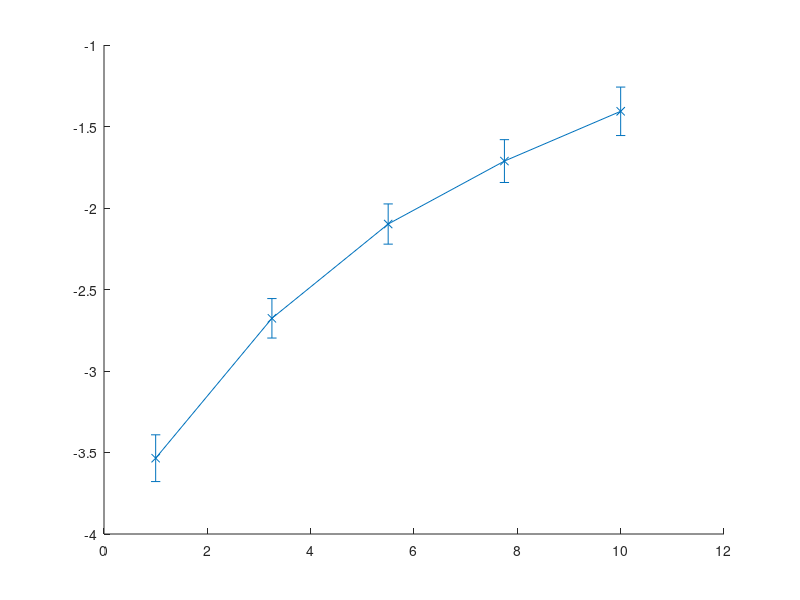

The MATLAB script that drew this image: (Note: this script raises an error after producing the figure.)
% Ryland Ross June 2024
% Code to graphicaly compare the calculated ground state for 2 bosons on 2
% site Bose Hubbard to the values from Julia QMC
%% Theoretical calculated
clc; clear all; close all

% Define the values of U
U_values = linspace(1, 10, 5);
% Define J
J = 2; %Set to 2 to account for double counting in 2 site situation
% Initialize an array to store the theoretical values
Theoretical_values = zeros(1, length(U_values));

% Calculate the theoretical values for each U
for i = 1:length(U_values)
    U = U_values(i);
    Theoretical_values(i) = (1/2) * (U - sqrt(16*J^2 + U^2));
end

% Display the results
disp('U values:');
disp(U_values);
disp('Theoretical values:');
disp(Theoretical_values);

%% Experimental (QMC code) values
%For U = 1
KE1  = [-3.77450000000000018829
-3.95800000000000018474
-3.92949999999999999289
-4.16800000000000014921
-3.83199999999999985079
-3.83650000000000002132
-4.12950000000000017053
-3.89349999999999996092
-3.96300000000000007816
-3.80849999999999999645
-4.10700000000000020606
-3.83749999999999991118
-3.95049999999999990052
-3.80500000000000015987
-3.96300000000000007816
-4.09299999999999997158
-4.01750000000000007105
-3.93699999999999983302
-4.01349999999999962341
-3.86149999999999993250
-3.96950000000000002842
-3.97299999999999986500
-4.13799999999999990052
-3.90750000000000019540
-4.02400000000000002132
-3.96550000000000002487
-3.99049999999999993605
-3.98150000000000003908
-3.99049999999999993605
-4.03599999999999958789
-4.25549999999999961631
-3.89749999999999996447
-4.02149999999999963052
-4.12999999999999989342
-3.93900000000000005684
-4.11399999999999987921
-4.08399999999999963052
-3.96950000000000002842
-3.92050000000000009592
-4.01449999999999995737
-3.80949999999999988631
-4.22799999999999975842
-3.85650000000000003908
-3.92600000000000015632
-4.29849999999999976552
-4.15449999999999963762
-3.80049999999999998934
-3.93599999999999994316
-3.87999999999999989342
-4.08849999999999980105
-4.12549999999999972289
-3.85150000000000014566
-3.97449999999999992184
-3.79999999999999982236
-3.84200000000000008171
-4.00349999999999983658
-4.10500000000000042633
-4.18499999999999960920
-4.07399999999999984368
-3.66800000000000014921
-4.10500000000000042633
-3.87849999999999983658
-4.20399999999999973710
-3.94749999999999978684
-3.97100000000000008527
-3.83899999999999996803
-4.05100000000000015632
-3.94050000000000011369
-4.03000000000000024869
-3.90850000000000008527
-3.88700000000000001066
-4.27249999999999996447
-3.85099999999999997868
-4.03049999999999997158
-3.97599999999999997868
-3.73749999999999982236
-3.76900000000000012790
-4.03650000000000019895
-4.03549999999999986500
-3.69300000000000006040
-4.02050000000000018474
-3.92450000000000009948
-4.06649999999999955946
-3.74800000000000022027
-3.79649999999999998579
-3.86450000000000004619
-4.12650000000000005684
-4.14599999999999990763
-4.00349999999999983658
-4.31250000000000000000
-4.26999999999999957367
-4.08950000000000013500
-4.05199999999999960210
-4.16999999999999992895
-3.97650000000000014566
-3.76350000000000006750
-3.71550000000000002487
-3.80500000000000015987
-3.99299999999999988276
-3.76200000000000001066
];
PE1 = [0.43359999999999998543
0.44169999999999998153
0.43619999999999997664
0.43959999999999999076
0.43309999999999998499
0.44000000000000000222
0.44779999999999997584
0.44150000000000000355
0.42940000000000000391
0.43719999999999997753
0.44219999999999998197
0.44690000000000001945
0.43030000000000001581
0.44429999999999997273
0.43469999999999997531
0.44100000000000000311
0.44259999999999999343
0.43020000000000002682
0.42899999999999999245
0.44759999999999999787
0.44509999999999999565
0.43540000000000000924
0.44080000000000002514
0.43890000000000001235
0.43290000000000000702
0.43559999999999998721
0.44879999999999997673
0.44130000000000002558
0.43930000000000002380
0.44790000000000002034
0.44009999999999999121
0.43169999999999997264
0.44309999999999999387
0.44409999999999999476
0.45169999999999999041
0.45760000000000000675
0.42599999999999998979
0.44519999999999998463
0.43850000000000000089
0.44000000000000000222
0.44140000000000001457
0.43269999999999997353
0.43609999999999998765
0.44040000000000001368
0.46439999999999997948
0.45540000000000002700
0.44230000000000002647
0.43290000000000000702
0.44050000000000000266
0.45150000000000001243
0.44550000000000000711
0.43490000000000000879
0.43599999999999999867
0.42880000000000001448
0.45119999999999998996
0.45519999999999999352
0.43830000000000002292
0.44779999999999997584
0.44679999999999997495
0.43330000000000001847
0.43750000000000000000
0.44609999999999999654
0.45369999999999999218
0.43109999999999998321
0.43859999999999998987
0.45650000000000001688
0.44629999999999997451
0.44409999999999999476
0.44379999999999997229
0.43349999999999999645
0.44979999999999997762
0.42859999999999998099
0.43680000000000002158
0.43880000000000002336
0.44650000000000000799
0.43840000000000001190
0.43549999999999999822
0.42980000000000001537
0.44009999999999999121
0.43609999999999998765
0.44300000000000000488
0.44550000000000000711
0.44490000000000001767
0.43680000000000002158
0.43369999999999997442
0.44629999999999997451
0.44700000000000000844
0.43759999999999998899
0.43809999999999998943
0.45010000000000000009
0.43190000000000000613
0.44490000000000001767
0.44779999999999997584
0.45500000000000001554
0.43280000000000001803
0.43430000000000001936
0.44219999999999998197
0.43330000000000001847
0.44809999999999999831
0.43109999999999998321
];
KE1avg = mean(KE1); 
PE1avg = mean(PE1);
sum1 = KE1avg + PE1avg;

%U = 3.25
KE2  = [-3.53399999999999980815
-3.53149999999999986144
-3.71950000000000002842
-3.73249999999999992895
-3.68500000000000005329
-3.47149999999999980815
-3.54850000000000020961
-3.68500000000000005329
-3.69099999999999983658
-3.90450000000000008171
-3.59050000000000002487
-3.61500000000000021316
-3.43949999999999977973
-3.77450000000000018829
-3.87049999999999982947
-3.66250000000000008882
-3.63450000000000006395
-3.78049999999999997158
-3.52099999999999990763
-3.84399999999999986144
-3.73200000000000020606
-3.61450000000000004619
-3.57750000000000012434
-3.88350000000000017408
-3.64000000000000012434
-3.57549999999999990052
-3.61500000000000021316
-4.04049999999999975842
-3.79300000000000014921
-3.83999999999999985789
-3.74250000000000015987
-3.76799999999999979394
-3.58099999999999996092
-3.79099999999999992539
-3.79649999999999998579
-3.65549999999999997158
-3.78200000000000002842
-3.82500000000000017764
-3.68100000000000004974
-3.62800000000000011369
-3.79400000000000003908
-3.63799999999999990052
-3.69749999999999978684
-3.69300000000000006040
-3.82149999999999989697
-3.63899999999999979039
-3.66800000000000014921
-3.79499999999999992895
-3.94649999999999989697
-3.87849999999999983658
-3.50749999999999984013
-3.83099999999999996092
-3.72999999999999998224
-3.75749999999999984013
-3.72049999999999991829
-3.73850000000000015632
-3.73249999999999992895
-3.72149999999999980815
-3.61100000000000020961
-3.72549999999999981171
-3.62500000000000000000
-3.89650000000000007461
-3.73249999999999992895
-3.75000000000000000000
-3.54150000000000009237
-3.88200000000000011724
-3.48649999999999993250
-3.82050000000000000711
-3.57350000000000012079
-3.83650000000000002132
-3.61350000000000015632
-3.52199999999999979750
-3.78350000000000008527
-3.86549999999999993605
-3.64400000000000012790
-3.57450000000000001066
-3.68299999999999982947
-3.72949999999999981526
-3.86450000000000004619
-3.61649999999999982592
-3.77199999999999979750
-3.66500000000000003553
-3.57299999999999995381
-3.77899999999999991473
-3.84299999999999997158
-3.71200000000000018829
-3.76100000000000012079
-3.67350000000000020961
-3.59549999999999991829
-3.60950000000000015277
-3.96899999999999986144
-3.59149999999999991473
-3.59750000000000014211
-3.80100000000000015632
-3.68849999999999988987
-3.72000000000000019540
-3.59750000000000014211
-3.71550000000000002487
-3.70250000000000012434
-3.56300000000000016698
];
PE2 = [0.99352499999999999147
0.97857499999999997264
1.01465000000000005187
1.02829999999999999183
1.02374999999999993783
1.00587500000000007461
1.01009999999999999787
1.06404999999999994031
0.99319999999999997176
1.04715000000000002522
1.03057500000000001883
0.98409999999999997478
1.02472500000000010800
1.03577499999999989022
1.01042499999999990656
1.00229999999999996874
1.03447500000000003340
1.00262500000000009948
1.04747499999999993392
1.04780000000000006466
1.03187500000000009770
1.03382499999999999396
1.04000000000000003553
1.00847500000000001030
1.01594999999999990870
1.00652499999999989200
0.98052499999999997993
1.08062499999999994671
1.06567499999999992788
1.04584999999999994635
1.03967499999999990479
1.05722500000000008136
0.99580000000000001847
1.01400000000000001243
1.01984999999999992326
1.00425000000000008704
0.99807500000000004547
1.01367500000000010374
1.00912500000000004974
1.04325000000000001066
1.03967499999999990479
1.02017500000000005400
1.03772500000000000853
1.02212499999999995026
1.02862499999999990052
1.03187500000000009770
1.04780000000000006466
1.08452499999999996128
0.99417500000000003091
1.03350000000000008527
0.98604999999999998206
1.05527499999999996305
1.04617500000000007709
1.06859999999999999432
1.04487499999999999822
1.01594999999999990870
1.04519999999999990692
1.00425000000000008704
1.02147499999999991083
1.01237500000000002487
1.00652499999999989200
1.07444999999999990514
1.03382499999999999396
1.04129999999999989235
1.00457499999999999574
1.02699999999999991296
1.02342500000000002913
1.02407500000000006857
1.03707499999999996909
1.03544999999999998153
1.04974999999999996092
1.01075000000000003730
1.00782499999999997087
1.03057500000000001883
0.99904999999999999361
1.02180000000000004157
1.02439999999999997726
1.02960000000000007070
1.07867500000000005045
1.05885000000000006892
1.04065000000000007496
1.00229999999999996874
1.01855000000000006644
1.04065000000000007496
1.01659999999999994813
1.04129999999999989235
1.00262500000000009948
1.04065000000000007496
1.02309999999999989839
1.05072499999999990905
1.04552500000000003766
0.97889999999999999236
1.01075000000000003730
1.01465000000000005187
1.01465000000000005187
1.05267500000000002736
1.03967499999999990479
1.07705000000000006288
1.06794999999999995488
1.02245000000000008100
];
KE2avg = mean(KE2);
PE2avg = mean(PE2);
sum2 = KE2avg + PE2avg;

%U = 5.5
KE3  = [-3.23950000000000004619
-3.28100000000000013856
-3.26250000000000017764
-3.25800000000000000711
-3.50899999999999989697
-3.26250000000000017764
-3.42099999999999981881
-2.89950000000000018829
-3.21600000000000019185
-3.17600000000000015632
-3.23450000000000015277
-3.38149999999999995026
-3.19349999999999978328
-3.38050000000000006040
-3.50999999999999978684
-3.39699999999999979750
-3.16749999999999998224
-3.29300000000000014921
-3.31899999999999995026
-3.19099999999999983658
-3.12449999999999983302
-3.45849999999999990763
-3.44950000000000001066
-3.25749999999999984013
-3.27649999999999996803
-3.37999999999999989342
-3.23349999999999981881
-3.38450000000000006395
-3.31150000000000011013
-3.26049999999999995381
-3.25649999999999995026
-3.44550000000000000711
-3.41250000000000008882
-3.17099999999999981881
-3.49549999999999982947
-3.24750000000000005329
-3.34249999999999980460
-3.32450000000000001066
-3.35000000000000008882
-3.17649999999999987921
-3.59500000000000019540
-3.27850000000000019185
-3.11500000000000021316
-3.42750000000000021316
-3.22000000000000019540
-3.32500000000000017764
-3.44099999999999983658
-3.38600000000000012079
-3.36249999999999982236
-3.32799999999999984723
-3.33400000000000007461
-3.12849999999999983658
-3.26949999999999985079
-3.15649999999999986144
-3.34699999999999997513
-3.41800000000000014921
-3.28750000000000008882
-3.30549999999999988276
-3.30750000000000010658
-3.19349999999999978328
-3.51250000000000017764
-3.25999999999999978684
-3.35599999999999987210
-3.36200000000000009948
-3.24100000000000010303
-3.37849999999999983658
-3.42899999999999982592
-3.42600000000000015632
-3.22699999999999986855
-3.47049999999999991829
-3.40750000000000019540
-3.36949999999999993960
-3.27649999999999996803
-3.34249999999999980460
-3.45449999999999990408
-3.41199999999999992184
-3.33999999999999985789
-3.16999999999999992895
-3.19349999999999978328
-3.23649999999999993250
-3.28799999999999981171
-3.54349999999999987210
-3.18999999999999994671
-3.23799999999999998934
-3.30900000000000016342
-3.21399999999999996803
-3.33300000000000018474
-3.14900000000000002132
-3.12900000000000000355
-3.18900000000000005684
-3.24549999999999982947
-3.34549999999999991829
-3.52700000000000013500
-3.13050000000000006040
-3.27050000000000018474
-3.23300000000000009592
-3.38949999999999995737
-3.32799999999999984723
-3.39100000000000001421
-3.04599999999999981881
];
PE3 = [1.18140000000000000568
1.22980000000000000426
1.26665000000000005365
1.19680000000000008598
1.23639999999999994351
1.19680000000000008598
1.27709999999999990195
1.16765000000000007674
1.19019999999999992468
1.22154999999999991367
1.14894999999999991580
1.23750000000000004441
1.18524999999999991473
1.22869999999999990337
1.21110000000000006537
1.25839999999999996305
1.19900000000000006573
1.18744999999999989448
1.24685000000000001386
1.15224999999999999645
1.14070000000000004725
1.23199999999999998401
1.24629999999999996341
1.18799999999999994493
1.24134999999999995346
1.21164999999999989377
1.15500000000000002665
1.25564999999999993285
1.21714999999999995417
1.21825000000000005507
1.22320000000000006501
1.21055000000000001492
1.24685000000000001386
1.19130000000000002558
1.25400000000000000355
1.17094999999999993534
1.14290000000000002700
1.24685000000000001386
1.22154999999999991367
1.13464999999999993641
1.25180000000000002380
1.20504999999999995453
1.18910000000000004583
1.24025000000000007461
1.19074999999999997513
1.15775000000000005684
1.27214999999999989200
1.22980000000000000426
1.22924999999999995381
1.17260000000000008669
1.21439999999999992397
1.18029999999999990479
1.21770000000000000462
1.16985000000000005649
1.16050000000000008704
1.25015000000000009450
1.16985000000000005649
1.22704999999999997407
1.18910000000000004583
1.20724999999999993427
1.22209999999999996412
1.18854999999999999538
1.16215000000000001634
1.21494999999999997442
1.17534999999999989484
1.20560000000000000497
1.24190000000000000391
1.22429999999999994387
1.18359999999999998543
1.25400000000000000355
1.24190000000000000391
1.21385000000000009557
1.18084999999999995524
1.24740000000000006430
1.20615000000000005542
1.28039999999999998259
1.22980000000000000426
1.12749999999999994671
1.19130000000000002558
1.21164999999999989377
1.21164999999999989377
1.28754999999999997229
1.17369999999999996554
1.13300000000000000711
1.19074999999999997513
1.20229999999999992433
1.24079999999999990301
1.19405000000000005578
1.14729999999999998650
1.15389999999999992575
1.26170000000000004370
1.24629999999999996341
1.18799999999999994493
1.15884999999999993570
1.15114999999999989555
1.20999999999999996447
1.23584999999999989306
1.22374999999999989342
1.23584999999999989306
1.15444999999999997620
];
KE3avg = mean(KE3);
PE3avg = mean(PE3);
sum3 = KE3avg + PE3avg;

%U = 7.75
KE4  = [-3.06849999999999978328
-2.78750000000000008882
-2.92350000000000020961
-2.73799999999999998934
-2.93849999999999988987
-2.84900000000000019895
-2.89800000000000013145
-3.20350000000000001421
-2.81400000000000005684
-2.80449999999999999289
-2.99199999999999999289
-2.79150000000000009237
-2.99699999999999988631
-2.74699999999999988631
-2.77450000000000018829
-2.89049999999999984723
-2.85800000000000009592
-3.17799999999999993605
-2.79700000000000015277
-2.83849999999999980105
-2.82949999999999990408
-2.96349999999999980105
-3.11100000000000020961
-3.08199999999999985079
-2.83700000000000018829
-3.09450000000000002842
-2.89000000000000012434
-3.17399999999999993250
-2.95049999999999990052
-2.61699999999999999289
-2.98099999999999987210
-2.78650000000000019895
-2.84200000000000008171
-2.93349999999999999645
-2.77899999999999991473
-3.04800000000000004263
-2.88249999999999984013
-2.79700000000000015277
-2.83099999999999996092
-2.98649999999999993250
-2.66349999999999997868
-2.83000000000000007105
-2.99400000000000021672
-2.93800000000000016698
-3.00349999999999983658
-3.04649999999999998579
-2.85250000000000003553
-2.93800000000000016698
-2.79199999999999981526
-2.81000000000000005329
-2.78449999999999997513
-2.93100000000000004974
-2.94200000000000017053
-2.96150000000000002132
-2.79950000000000009948
-2.93500000000000005329
-2.92450000000000009948
-2.75249999999999994671
-2.72500000000000008882
-2.84600000000000008527
-2.91250000000000008882
-2.92899999999999982592
-2.79249999999999998224
-2.85150000000000014566
-2.84299999999999997158
-2.96349999999999980105
-2.96450000000000013500
-2.87950000000000017053
-2.66349999999999997868
-2.65350000000000019185
-3.06150000000000011013
-2.87849999999999983658
-2.98349999999999981881
-3.05200000000000004619
-3.08000000000000007105
-2.95699999999999985079
-2.87950000000000017053
-2.83400000000000007461
-2.80049999999999998934
-3.05750000000000010658
-2.85199999999999986855
-2.81300000000000016698
-2.81050000000000022027
-2.82399999999999984368
-2.97100000000000008527
-2.77999999999999980460
-3.02499999999999991118
-2.68949999999999977973
-2.86350000000000015632
-2.87550000000000016698
-3.10300000000000020250
-2.82450000000000001066
-2.99049999999999993605
-3.02749999999999985789
-2.97299999999999986500
-2.82399999999999984368
-2.77499999999999991118
-2.72149999999999980815
-2.94450000000000011724
-2.98450000000000015277
];
PE4 = [1.28417500000000006644
1.12762500000000009948
1.17102499999999998259
1.11444999999999994067
1.27255000000000006999
1.17955000000000009841
1.15552499999999991331
1.23690000000000011049
1.20202499999999989910
1.18730000000000002203
1.22837499999999999467
1.13072499999999998010
1.20280000000000009130
1.15785000000000004583
1.10437500000000010658
1.11522499999999991083
1.16792500000000010196
1.27642499999999992077
1.17257499999999992291
1.16172499999999989662
1.18652500000000005187
1.21132499999999998508
1.26557499999999989448
1.21597500000000002807
1.13692499999999996341
1.21520000000000005791
1.17567500000000002558
1.32292499999999990656
1.22062500000000007105
1.08965000000000000746
1.12840000000000006963
1.09817499999999990123
1.19892500000000001847
1.28029999999999999361
1.18730000000000002203
1.25550000000000006040
1.17722499999999996589
1.13460000000000005294
1.20124999999999992895
1.21055000000000001492
1.12762500000000009948
1.04237500000000005151
1.21364999999999989555
1.23922500000000002096
1.22140000000000004121
1.22294999999999998153
1.17025000000000001243
1.22140000000000004121
1.09430000000000005045
1.14157500000000000639
1.13847499999999990372
1.26324999999999998401
1.22605000000000008420
1.18962499999999993250
1.21520000000000005791
1.24619999999999997442
1.16714999999999990976
1.15320000000000000284
1.14932499999999993001
1.14157500000000000639
1.16250000000000008882
1.18032500000000006857
1.13460000000000005294
1.17644999999999999574
1.10902499999999992752
1.16172499999999989662
1.19737500000000007816
1.16559999999999996945
1.12684999999999990727
1.12220000000000008633
1.24852500000000010694
1.17799999999999993605
1.20589999999999997193
1.17955000000000009841
1.21520000000000005791
1.19350000000000000533
1.10592500000000004690
1.16094999999999992646
1.08034999999999992149
1.26092500000000007354
1.18342499999999994920
1.17799999999999993605
1.18730000000000002203
1.13072499999999998010
1.14777499999999998970
1.14234999999999997655
1.18962499999999993250
1.16637499999999993960
1.23302500000000003766
1.16327500000000005898
1.17490000000000005542
1.17644999999999999574
1.17799999999999993605
1.27332500000000004015
1.24465000000000003411
1.12917500000000003979
1.15862500000000001599
1.22914999999999996483
1.21985000000000010090
1.25550000000000006040
];
KE4avg = mean(KE4);
PE4avg = mean(PE4);
sum4 = KE4avg + PE4avg;

%U = 10
KE5  = [-2.44850000000000012079
-2.57799999999999984723
-2.31050000000000022027
-2.10349999999999992539
-2.66150000000000019895
-2.44499999999999984013
-2.31349999999999988987
-2.66950000000000020606
-2.34100000000000019185
-2.50099999999999988987
-2.54850000000000020961
-2.52850000000000019185
-2.37699999999999977973
-2.43400000000000016342
-2.32450000000000001066
-2.54749999999999987566
-2.53549999999999986500
-2.58950000000000013500
-2.70800000000000018474
-2.44649999999999989697
-2.72250000000000014211
-2.47549999999999981171
-2.33599999999999985434
-2.40499999999999980460
-2.31349999999999988987
-2.46349999999999980105
-2.53900000000000014566
-2.47049999999999991829
-2.24049999999999993605
-2.51100000000000012079
-2.57350000000000012079
-2.45800000000000018474
-2.59350000000000013856
-2.67499999999999982236
-2.72949999999999981526
-2.50999999999999978684
-2.43100000000000004974
-2.53449999999999997513
-2.52349999999999985434
-2.66349999999999997868
-2.53500000000000014211
-2.46700000000000008171
-2.37950000000000017053
-2.59699999999999997513
-2.64500000000000001776
-2.31349999999999988987
-2.53949999999999986855
-2.52450000000000018829
-2.16000000000000014211
-2.52150000000000007461
-2.49500000000000010658
-2.48450000000000015277
-2.53049999999999997158
-2.86850000000000004974
-2.39150000000000018119
-2.50800000000000000711
-2.22250000000000014211
-2.53549999999999986500
-2.62349999999999994316
-2.36249999999999982236
-2.38350000000000017408
-2.54800000000000004263
-2.59200000000000008171
-2.85599999999999987210
-2.44300000000000006040
-2.33449999999999979750
-2.82100000000000017408
-2.48749999999999982236
-2.68900000000000005684
-2.43500000000000005329
-2.64100000000000001421
-2.50349999999999983658
-2.41199999999999992184
-2.29349999999999987210
-2.42799999999999993605
-2.57299999999999995381
-2.43800000000000016698
-2.56300000000000016698
-2.42750000000000021316
-2.61500000000000021316
-2.60000000000000008882
-2.53549999999999986500
-2.62449999999999983302
-2.61149999999999993250
-2.58449999999999979750
-2.41150000000000019895
-2.53900000000000014566
-2.54400000000000003908
-2.55399999999999982592
-2.30449999999999999289
-2.49549999999999982947
-2.60250000000000003553
-2.43199999999999993960
-2.62250000000000005329
-2.62800000000000011369
-2.46850000000000013856
-2.59149999999999991473
-2.33449999999999979750
-2.55799999999999982947
-2.39250000000000007105
];
PE5 = [1.10800000000000009592
1.13500000000000000888
1.13300000000000000711
0.98899999999999999023
1.10000000000000008882
1.00400000000000000355
1.04200000000000003730
1.12299999999999999822
1.04899999999999993250
1.10000000000000008882
1.13799999999999990052
1.20199999999999995737
1.01400000000000001243
1.09800000000000008704
1.08200000000000007283
1.06299999999999994493
1.15500000000000002665
1.11699999999999999289
1.15500000000000002665
1.09000000000000007994
1.20199999999999995737
1.07699999999999995737
1.03200000000000002842
1.07899999999999995914
1.02200000000000001954
1.15999999999999992006
1.11000000000000009770
1.04200000000000003730
0.94399999999999995026
1.04099999999999992539
1.00600000000000000533
1.06099999999999994316
1.18300000000000005151
1.19999999999999995559
1.18999999999999994671
1.06000000000000005329
1.08699999999999996625
1.09200000000000008171
1.11099999999999998757
1.12900000000000000355
1.06200000000000005507
1.12999999999999989342
1.08600000000000007638
1.06000000000000005329
1.13199999999999989519
0.95699999999999996181
1.11400000000000010125
1.11400000000000010125
0.93799999999999994493
1.09699999999999997513
1.15700000000000002842
1.11200000000000009948
1.10000000000000008882
1.24599999999999999645
1.00000000000000000000
1.15300000000000002487
1.02899999999999991473
1.09200000000000008171
1.12000000000000010658
1.09400000000000008349
1.05099999999999993427
1.17700000000000004619
1.18500000000000005329
1.18300000000000005151
1.05499999999999993783
1.06600000000000005862
1.19100000000000005862
1.03099999999999991651
1.18700000000000005507
1.08200000000000007283
1.10099999999999997868
1.10000000000000008882
1.10200000000000009059
1.04000000000000003553
1.04499999999999992895
1.11200000000000009948
1.04699999999999993072
1.10200000000000009059
1.12900000000000000355
1.16799999999999992717
1.11600000000000010303
1.08200000000000007283
1.09499999999999997335
1.12599999999999988987
1.17199999999999993072
1.07299999999999995381
1.08600000000000007638
1.05099999999999993427
1.08899999999999996803
1.04499999999999992895
1.08699999999999996625
1.08000000000000007105
1.09499999999999997335
1.10299999999999998046
1.17599999999999993427
1.09600000000000008527
1.11699999999999999289
0.98799999999999998934
1.12900000000000000355
1.04600000000000004086
];
KE5avg = mean(KE5);
PE5avg = mean(PE5);
sum5 = KE5avg + PE5avg;

sum_values = [sum1, sum2, sum3, sum4, sum5]; 
%Find standard deiation which will be used as error bars
KE1std = std(KE1);
KE2std = std(KE2);
KE3std = std(KE3);
KE4std = std(KE4);
KE5std = std(KE5);
PE1std = std(PE1);
PE2std = std(PE2);
PE3std = std(PE3);
PE4std = std(PE4);
PE5std = std(PE5);

totalstd1 = sqrt(KE1std^2 + PE1std^2);
totalstd2 = sqrt(KE2std^2 + PE2std^2);
totalstd3 = sqrt(KE3std^2 + PE3std^2);
totalstd4 = sqrt(KE4std^2 + PE4std^2);
totalstd5 = sqrt(KE5std^2 + PE5std^2);
totalstd = [totalstd1, totalstd2, totalstd3, totalstd4, totalstd5];

%% Plotting the results
figure;
errorbar(U_values, sum_values, totalstd, 'x-', 'DisplayName', 'Experimental Values with Total Error Bars');
hold on;
plot(U_values, Theoretical_values, 'o', 'DisplayName', 'Theoretical Values');
hold on;
xlabel('U Values');
ylabel('Energy');
title('Comparison of Theoretical and Experimental Values, beta = 1');
legend('Location', 'southeast'); 
grid on;
